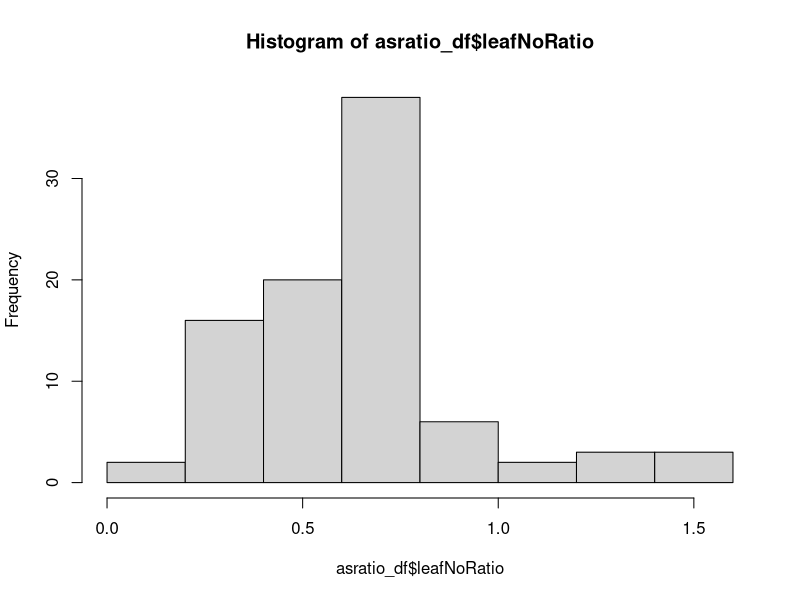
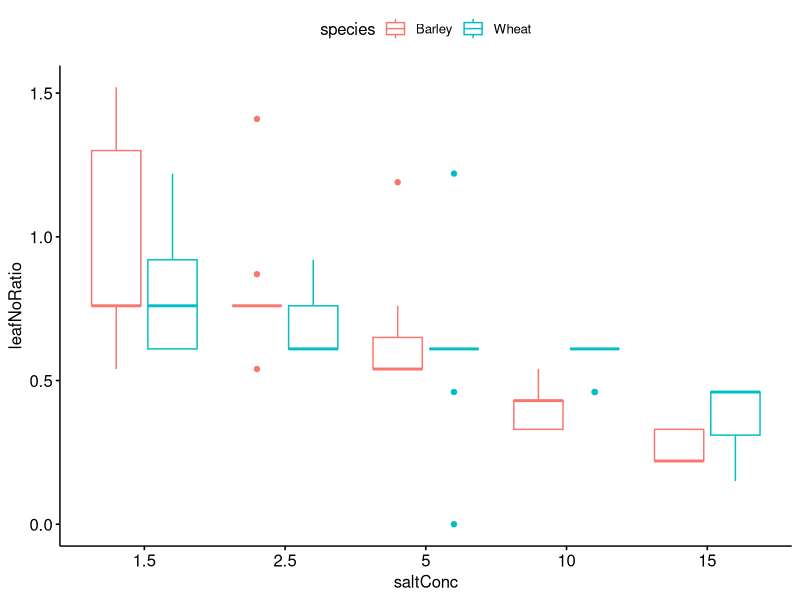
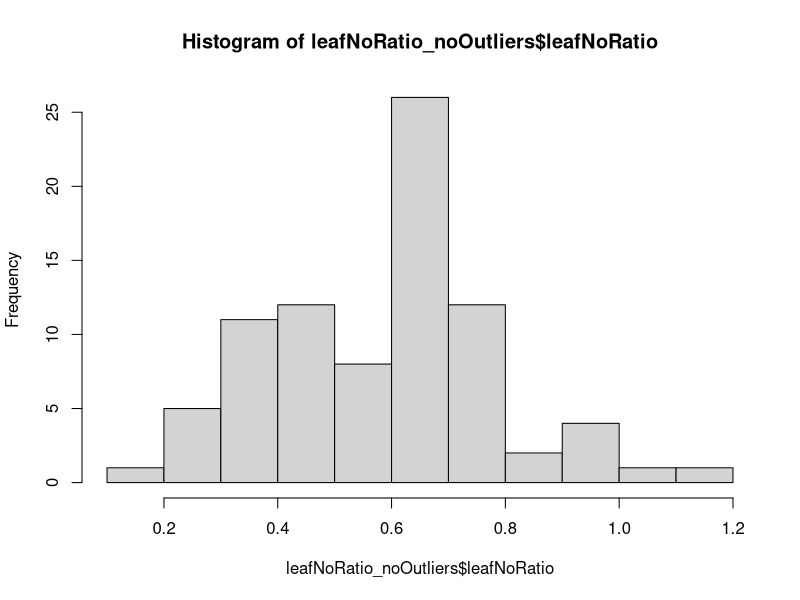
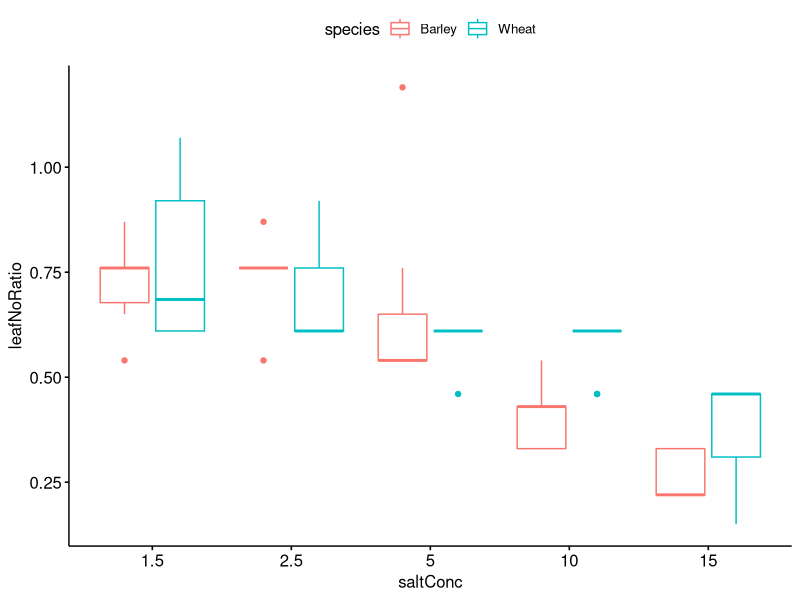

R code for these plots, in order: (Note: this script raises an error after producing the figures.)
# ******************************************************************************

###                     Rex and Sof's Salinity Workshop                      ###

# ******************************************************************************

# ******************************************************************************

# Salinity Data Analysis ----------------

# ******************************************************************************

# first, we're going to clear the data from our global environment, so we have a 
# fresh start

rm(list = ls())


# Let's import our data

# the folder we are working in is called our "working directory". It is good 
# convention to keep everything you're working on in this folder. You can check 
# you're using the correct working directory by using 
getwd()
# if the working directory isn't the folder you want to use, you can use 
# setwd("xxxx enter filepath here xxx") # to set your working directory. 
# your data should be saved in your working directory folder. You can then easily
# access this data:

all_data <- na.omit(data.frame(read.csv("2022_data.csv")))  
# read.csv will import the data from our working directory
head(all_data) 
# note that we now have all_data in our global environment, which is ##### observations 
# of #### variables
# the name of our species column is a little weird, so lets sort that out:
names(all_data)[1] <- 'species'
# and we can check that everything looks right
str(all_data)
summary(all_data)

# To standardise our results, we have calculated each variable as 
# a ratio of the mean of the control. 
# We are going to analyse the response variables leaf_no_ratio, shoot_height_ratio, 
# root_length_ratio, fw_shoot_root_ratio, dw_shoot_root_ratio, shoot_moisture, and root_moisture.


# Before we get into it, let's make sure our data is formatted so that we can work 
# with it easily. This can be tedious, but saves time in the long run

# Let's assign all of the variables we're going to use to their own object. 

species <- all_data$species
saltConc <- as.character(all_data$salt_conc) 
# this would automatically be numerical, we want it to be character, because we're 
# using it as a categorical variable.
leafNoRatio <- all_data$leaf_no_ratio
shootHtRatio <- all_data$shoot_height_ratio
rootLnRatio <- all_data$root_length_ratio
fwShootRoot <- all_data$fw_shoot_root_ratio
dwShootRoot <- all_data$dw_shoot_root_ratio
shootMoist <- all_data$shoot_moisture
rootMoist <- all_data$root_moisture
totMoist <- all_data$total_moisture

# While we do this, we're going to exclude the controls for the "leaf number-", 
# "shoot height-" and "root length (ratio to control mean)" variables. We're going 
# to combine them into dataframes with the species and salt concentration
# because we want to make sure we have the same number of observations for each of these variables.

asratio_df1 <- cbind.data.frame(species, saltConc, leafNoRatio, shootHtRatio, rootLnRatio)
asratio_df <- asratio_df1[asratio_df1$saltConc>0,] 
# this will ensure that all salt concentrations in this dataframe are greater than 0
                             
# we can get the summary for any of these variables and see the datatypes, etc
summary(asratio_df)
str(asratio_df)
# and we can check how many replicates we have for each treatment
table(asratio_df$species, asratio_df$saltConc)

# and we'll just make a dataframe of the rest of the variables, because it makes 
# plotting easier down the track:
alldata_df <- cbind.data.frame(species, saltConc, fwShootRoot, dwShootRoot, 
                               shootMoist, rootMoist, totMoist)

# Next, we need to perform some assumption testing. This is like checking in the 
# pantry to see what ingredients you have. If you have eggs, flour, milk, and sugar, 
# you can make a cake. If you have eggs, milk, bacon and cheese
# you can make an omelette. We want to do a two-way ANOVA, but we need to check 
# that we have all of the ingredients, first. 
# The assumptions (ingredients) of an ANOVA are:
#     > normally distributed data
#     > homogeneity of variances
#     > data are independent (we know our data are independent because the plants 
# were grown in their own pots, and don't influence each other either way.)


# Leaf Number as a Ratio of Control Mean ----------------------------------

# first, we're going to analyse the plant's leaf number as a ratio to the mean control in 
# response to salinity level.

# Let's check our assumptions:

### Assumption 1: data are normally distributed
# The central limit theorem tells us that When we have a sample size large enough 
# (n > 30), the sampling distribution will be normal, regardless of the distribution 
# of the data. However, it's good practice to report your assumption testing in 
# your statistical methods section. 
# We are going to use the Shapiro-Wilk method to test normality. 
# the null hypothesis is that sample distribution is normal. If the test is significant, 
# the distribution is non-normal. 
# If our p-value is > 0.05, we can assume that our data is normally distributed.

# We just extract the column needed from our relevant dataset, and we can do this 
# within the shapiro.test function
shapiro.test(asratio_df$leafNoRatio)

# we can visually assess distribution using histograms 
hist(asratio_df$leafNoRatio)


# if we compare the results from our normality tests with our histograms, we can 
# see whether our data are normally distributed.

# Sometimes, to bring our data closer to normality, we can remove some outliers. 
# We need to explore this visually using boxplots, for both our species and our salt concentration. 

# we're going to use the package 'ggpubr' to make some plots to visualise our group differences

# install.packages("ggpubr")
library(ggpubr)
library(dplyr)

#plot leaf number as ratio to control mean by groups "salt concentration"
# colour box plot by second group "species"

ggboxplot(asratio_df, x = "saltConc", y = "leafNoRatio", color = "species")

# In this case, we can see that there are some outliers present. Generally, outliers
# are classed as numbers outside of 1.5 * the interquartile range. 
# we are going to remove these outliers. Make sure to give justification for this removal in your methods section.

# first, we work out what our first and third quartiles are for our data:
quartiles <- quantile(asratio_df$leafNoRatio, probs=c(.25, .75), na.rm = FALSE) 
# and determine the interquartile range (IQR)
IQR <- IQR(asratio_df$leafNoRatio)

# Then we find our lower and upper limits:
Lower <- quartiles[1] - 1.5*IQR
Upper <- quartiles[2] + 1.5*IQR 

# and reassign any data above the lower threshold and below the upper threshold to a new dataframe, 
# which we will use for the analysis.
leafNoRatio_noOutliers <- filter(asratio_df, leafNoRatio > Lower & leafNoRatio < Upper )

# let's check how many replicates we have for each, now

table(leafNoRatio_noOutliers$species, leafNoRatio_noOutliers$saltConc)

# After relevant outliers are removed, we can then re-test for normality using our Shapiro-Wilk tests.
shapiro.test(leafNoRatio_noOutliers$leafNoRatio)

# we still have a significant p-value, but let's check out our histogram:
hist(leafNoRatio_noOutliers$leafNoRatio)

ggboxplot(leafNoRatio_noOutliers, x = "saltConc", y = "leafNoRatio", color = "species")

# looks pretty good. Let's proceed.

### Assumption 2: variances are homogeneous

# the Levene's test for Homogeneity of Variance (in the 'car' package) will tell us if our variances are homogeneous - 
# that is, that all population variances are equal. A p - value < 0.05 will suggest that variances are significantly 
# different and that this assumption has been violated
# install.packages("car")
library(car) # access the car package

leveneTest(leafNoRatio ~ species*saltConc, data = leafNoRatio_noOutliers)

### two-way ANOVA

# now that we have the ingredients, let's bake our lovely ANOVA cake!
# the null hypotheses for a two-way ANOVA are:
#       > there is no difference in the means of factor A
#       > there is no difference in the means of factor B
#       > there is no interaction between factor A and B. 
# if the p-value for our ANOVA is >0.05, we reject the null, and find that there 
# is a significant difference or interaction.

leafno.aov <- aov(leafNoRatio ~ species * saltConc, data = leafNoRatio_noOutliers)
summary(leafno.aov)

 # we can generate some summary statistics for our response data, depending on our two factors:
require("dplyr")
group_by(leafNoRatio_noOutliers, species, saltConc) %>%
  summarise(count = n(),mean = mean(leafNoRatio, na.rm = TRUE),
            sd = sd(leafNoRatio, na.rm = TRUE))

# the ANOVA tells us that there are differences group means, but we don't know 
# which pairs of groups are different. We can use a Tukey multiple pairwise comparisons 
# test to see where these differences lie. Since we only have two species, 
# only need to do this for our salt concentrations:

TukeyHSD(leafno.aov, which = "saltConc")
# when interpreting the output, diff: difference between means of the two groups, 
# lwr & upr: the lower and the upper end point of the confidence interval at 95%, 
# p adj: p-value after adjustment for the multiple comparisons.


### let's graph it!

# To visualise our data (and for our report), we need to generate a means plot.
# we are going to plot our response variable by groups "saltConc", and use the colours to show the species.
# we add error bars using mean_se
# we can explore the options for our plot using the help for ggline, 
# have a play and see what you think shows your results the best!
?ggline


ggline(shootHtRatio_noOutliers, x = "saltConc", y = "leafNoRatio", color = "species",
       add = c("mean_se"),
       xlab = "salt concentration (g/L)",
       ylab = "number of leaves (ratio to control mean)",
       legend = "right")

# once we're happy with our plot, we click "export" and save it in our working folder.


# Root length as a Ratio of Control Mean ----------------------------------

# Let's check our assumptions:

### Assumption 1: data are normally distributed
# let's do a shapiro-wilk test of normality on our rootLnRatio variable
shapiro.test(asratio_df$rootLnRatio)

# If the Sig. value of the Shapiro-Wilk Test is greater than 0.05, the data is normal. 
# If it is below 0.05, the data significantly deviate from a normal distribution.

# we can visually assess distribution using histograms 
hist(asratio_df$rootLnRatio)

# if we compare the results from our normality tests with our histograms, we can 
# see whether our data are normally distributed.

# Sometimes, to bring our data closer to normality, we can remove some outliers. 
# We need to explore this visually using boxplots, for both our species and our salt concentration. 

# plot root length as a ratio to control mean by groups "salt concentration"
# colour box plot by second group "species"

ggboxplot(asratio_df, x = "saltConc", y = "rootLnRatio", color = "species")

# We can then make note of where outliers occur, and remove them from our data set if we 
# have a valid reason to do so.

# In this case, we can see that there are some outliers present. Generally, outliers
# are classed as numbers outside of 1.5 * the interquartile range. 
# we are going to remove these outliers. Make sure to give justification for this removal in your methods section.

# first, we work out what our first and third quartiles are for our data:
quartiles <- quantile(asratio_df$rootLnRatio, probs=c(.25, .75), na.rm = FALSE) 
# and determine the interquartile range (IQR)
IQR <- IQR(asratio_df$rootLnRatio)

# Then we find our lower and upper limits:
Lower <- quartiles[1] - 1.5*IQR
Upper <- quartiles[2] + 1.5*IQR 

# and reassign any data above the lower threshold and below the upper threshold to a new dataframe, 
# which we will use for the analysis.
rootLnRatio_noOutliers <- filter(asratio_df, rootLnRatio > Lower & rootLnRatio < Upper )

# After relevant outliers are removed, we can then re-test for normality using our Shapiro-Wilk tests.
shapiro.test(rootLnRatio_noOutliers$rootLnRatio)

# And double check using a histogram:
# we can visually assess distribution using histograms 
hist(rootLnRatio_noOutliers$rootLnRatio)

# and have another look at our new boxplots:
ggboxplot(rootLnRatio_noOutliers, x = "saltConc", y = "rootLnRatio", color = "species")

table(rootLnRatio_noOutliers$species, rootLnRatio_noOutliers$saltConc)

### Assumption 2: variances are homogeneous

# Let's do our levene's test

leveneTest(rootLnRatio ~ species*saltConc, data =rootLnRatio_noOutliers)

# and we're good to go!

### two-way ANOVA

rootLn.aov <- aov(rootLnRatio ~ species * saltConc, data = rootLnRatio_noOutliers)
summary(rootLn.aov)


# we can generate some summary statistics for our response data, depending on our two factors:

group_by(rootLnRatio_noOutliers, species, saltConc) %>%
  summarise(count = n(),mean = mean(rootLnRatio, na.rm = TRUE),
            sd = sd(rootLnRatio, na.rm = TRUE))

# Tukey's HSD will tell is where the differences between groups are

TukeyHSD(rootLn.aov, which = "saltConc")


### let's graph it!

ggline(rootLnRatio_noOutliers, x = "saltConc", y = "rootLnRatio", color = "species",
       add = c("mean_se"),
       xlab = "salt concentration (g/L)",
       ylab = "root length (ratio to control mean)",
       legend = "right")

# don't forget to export your plot

# Shoot height as a Ratio of Control Mean ----------------------------------

# Let's check our assumptions:

### Assumption 1: data are normally distributed
# let's do a shapiro-wilk test of normality on our rootLnRatio variable
shapiro.test(asratio_df$shootHtRatio)

# If the Sig. value of the Shapiro-Wilk Test is greater than 0.05, the data is normal. 
# If it is below 0.05, the data significantly deviate from a normal distribution.

# we can visually assess distribution using histograms 
hist(asratio_df$shootHtRatio)

# hmm, there's quite a bit of skew there. Let's look a little closer using boxplots:

ggboxplot(asratio_df, x = "saltConc", y = "shootHtRatio", color = "species")

# and remove our outliers:

quartiles <- quantile(asratio_df$shootHtRatio, probs=c(.25, .75), na.rm = FALSE) 
IQR <- IQR(asratio_df$shootHtRatio)

Lower <- quartiles[1] - 1.5*IQR
Upper <- quartiles[2] + 1.5*IQR 

shootHtRatio_noOutliers <- filter(asratio_df, shootHtRatio > Lower & shootHtRatio < Upper )

# now we check again:
shapiro.test(shootHtRatio_noOutliers$shootHtRatio)
hist(shootHtRatio_noOutliers$shootHtRatio)
ggboxplot(shootHtRatio_noOutliers, x = "saltConc", y = "shootHtRatio", color = "species")

table(shootHtRatio_noOutliers$species, shootHtRatio_noOutliers$saltConc)

# we still have some skew, and our shapiro-wilk test tells us that our data is not normal.
# however, since ANOVA are robust to deviations from normality, we will proceed and check 
# our next assumption:

### Assumption 2: variances are homogeneous
# Let's do our levene's test
leveneTest(shootHtRatio ~ species*saltConc, data =shootHtRatio_noOutliers)

# and we're good to go!

### two-way ANOVA

shootHt.aov <- aov(shootHtRatio ~ species * saltConc, data = shootHtRatio_noOutliers)
summary(shootHt.aov)

# summary statistics:
group_by(shootHtRatio_noOutliers, species, saltConc) %>%
  summarise(count = n(),mean = mean(shootHtRatio, na.rm = TRUE),
            sd = sd(shootHtRatio, na.rm = TRUE))

# Tukey's HSD will tell is where the differences between groups are

TukeyHSD(shootHt.aov, which = "saltConc")


### let's graph it!

ggline(shootHtRatio_noOutliers, x = "saltConc", y = "shootHtRatio", color = "species",
       add = c("mean_se"),
       xlab = "salt concentration (g/L)",
       ylab = "shoot height (ratio to control mean)",
       legend = "right")

# don't forget to export your plot

### from here, you can either use your newfound knowledge to analyse the remaining five
### variables (this will put you in the running for an HD) or open and run the file 
### "workshop1_salinitycont.R" to work through our code.
### good luck!
